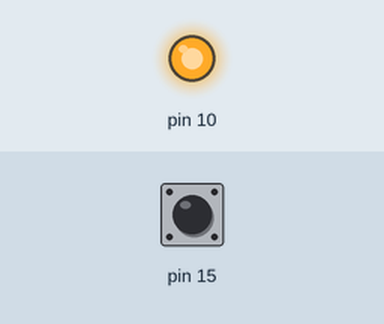
A sketch run on a simulated Arduino Uno, built with avr-gcc and run on an emulated ATmega328P. On the bench: output pins drawn as LEDs (lit = HIGH). The inputs (shaded band) are chosen by the test bench; at power-on: pin 15 HIGH.

Above: at 1.2 s.
1.3 s: pin 15 driven LOW
At 1.9 s:
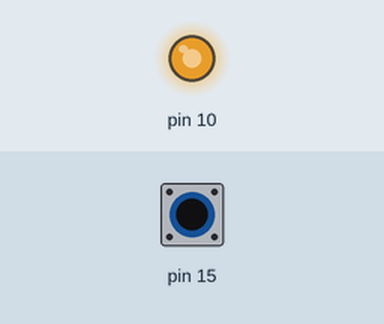
2.8 s: pin 15 pulsed HIGH 5 times (0.12 s each, 0.3 s apart)
At 3.07 s:
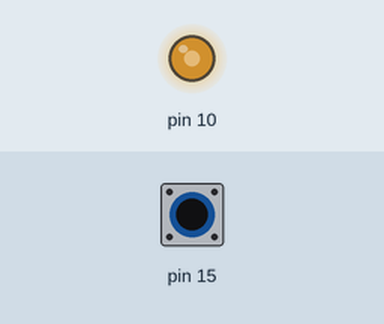
At 3.97 s:
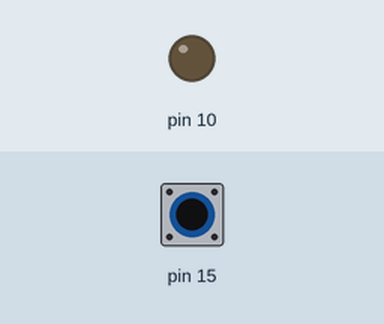
Timing chart, 0 to 5.8 s (numbered marks = the images above; inputs shaded):
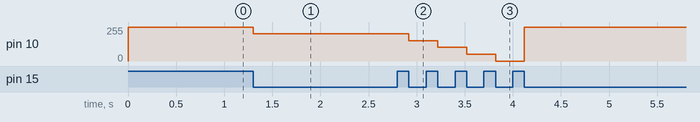

Measured:
- after the input at 1.3 s, pin 10: 255/255 → 204/255 at once
- after the input at 2.8 s, pin 10: 204/255 → 153/255 after 0.12 s, → 102/255 0.30 s later, → 51/255 0.30 s later, → 0/255 0.30 s later, … (5 changes in this stretch)

The sketch:

Ejercicio_18.ino
```cpp
// Empleando PWM, controle la intensidad del LED conectado en PB2, manjenado 5 niveles. Con el botón A1 se hará el cambio de intensidad,
// la cual será modificada con incrementos de un 20% cada vez que el botón es presionado. (Al encender el sistema, el LED debe estar apagado).
// Para una adecuada operación del LED, configure para que la señal PWM tenga unn frecuencia de 100Hz.

uint16_t ancho = 0;

void setup()
{
	// config. I/O
	DDRC = 0x00;
	DDRB = 0x04;  // Salida en PB2

	// config. PCINT1
	PCMSK1 = 0x02; // Máscara para PC1
	PCICR = 0x02;  // Habilita PCINT1

	// config. Timer 1 para PWM
	OCR1A = 20000;	// Valor máximo
	OCR1B = 0;		// Inicia Apagado
	TCCR1A = 0x33;	// Modo 15, Modo invertido
	TCCR1B = 0x1A;	// Preescalado de 8
	TCCR1C = 0x00;
}

ISR(PCINT1_vect) {
	if(!(PINC & 0x02)) {
		ancho = (ancho < 20000) ? ancho + 4000 : 0;
		OCR1B = ancho;
	}
}

void loop()
{

}
```
